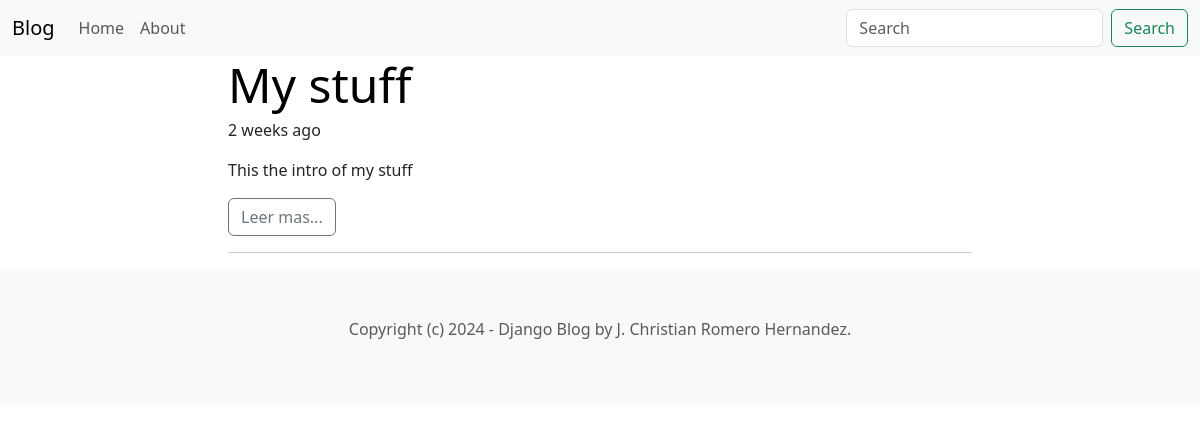
Page /blog/html/ on the earlier database version.
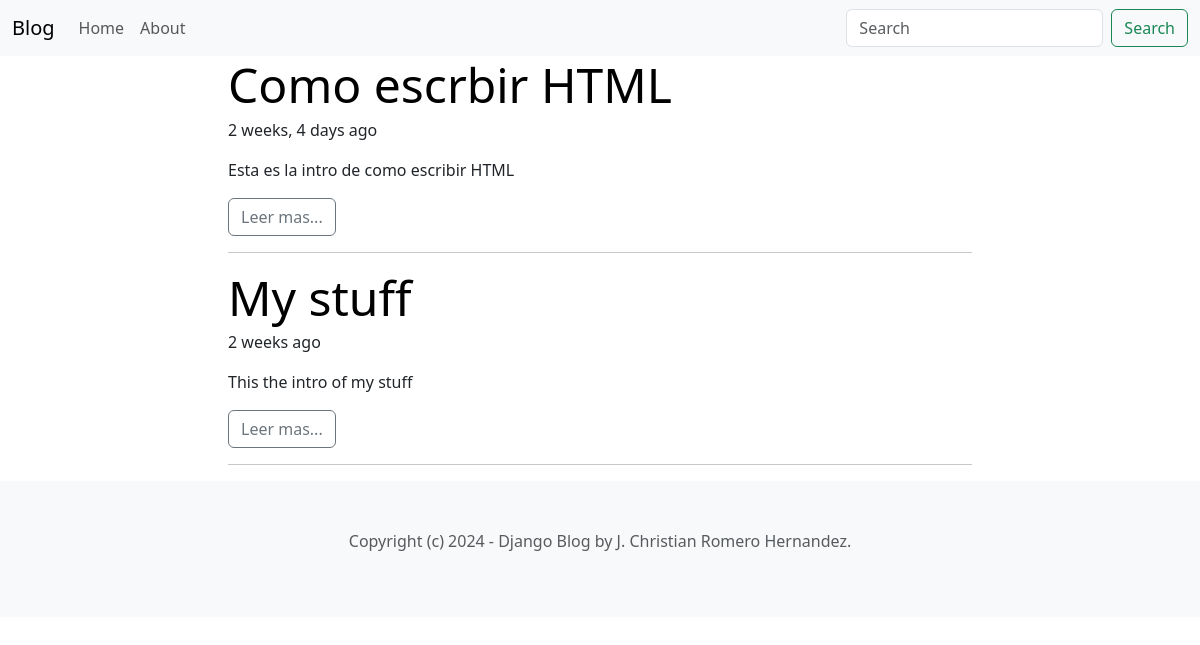
Same page on the later database version.
### blog/models.py (models this page shows, shortened)
class Post(models.Model):
    ACTIVE = 'active'
    DRAFT = 'draft'
    CHOICES_STATUS = {
        (ACTIVE, 'Active'),
        (DRAFT, 'Draft')
    }
    category = models.ForeignKey(Category, related_name='posts', on_delete=models.CASCADE)
    title = models.CharField(max_length=255)
    slug = models.SlugField()
    intro = models.TextField()
    body = models.TextField()
    created_at = models.DateTimeField(auto_now_add=True)
    status = models.CharField(max_length=10, choices=CHOICES_STATUS, default=ACTIVE)
    image = models.ImageField(upload_to='upload/', blank=True, null=True)

### blog/views.py (the view)
# urls.py: path('<slug:slug>/', views.category, name='category_detail'),
def category(request, slug):
    category = get_object_or_404(Category, slug=slug)
    posts = category.posts.filter(status=Post.ACTIVE)
    context = {
        'category': category,
        'posts': posts
    }
    return render(request, 'blog/category.html', context)

### blog/templates/blog/category.html (shortened to what this page needs)
{% extends 'blog/base.html' %}
{% block content %}
<div class="row g-5">
    <div class="d-flex justify-content-center">
        <div class="col-md-8">
            {% for post in posts %}
            <article class="blog-post">
                <h2 class="display-5 link-body-emphasis mb-1">{{ post.title }}</h2>
                <p class="blog-post-meta">{{ post.created_at|timesince }} ago</p>
                <p>{{post.intro}}</p>
                <a href="{% url 'post_detail' post.category.slug post.slug %}"  class="btn btn-outline-secondary">Leer mas...</a>
                <hr>
            </article>
            {% empty %}
            <div class="alert alert-warning mt-4" role="alert">
               No hay un post en esta categoria!!!.
            </div>
            {% endfor %}
        </div>
    </div>
</div>
{% endblock %}

Differences in the rows shown:
now on this page (row edited): Post: title "Como escrbir HTML", created_at "2 weeks, 4 days", intro "Esta es la intro de como escribir HTML"
